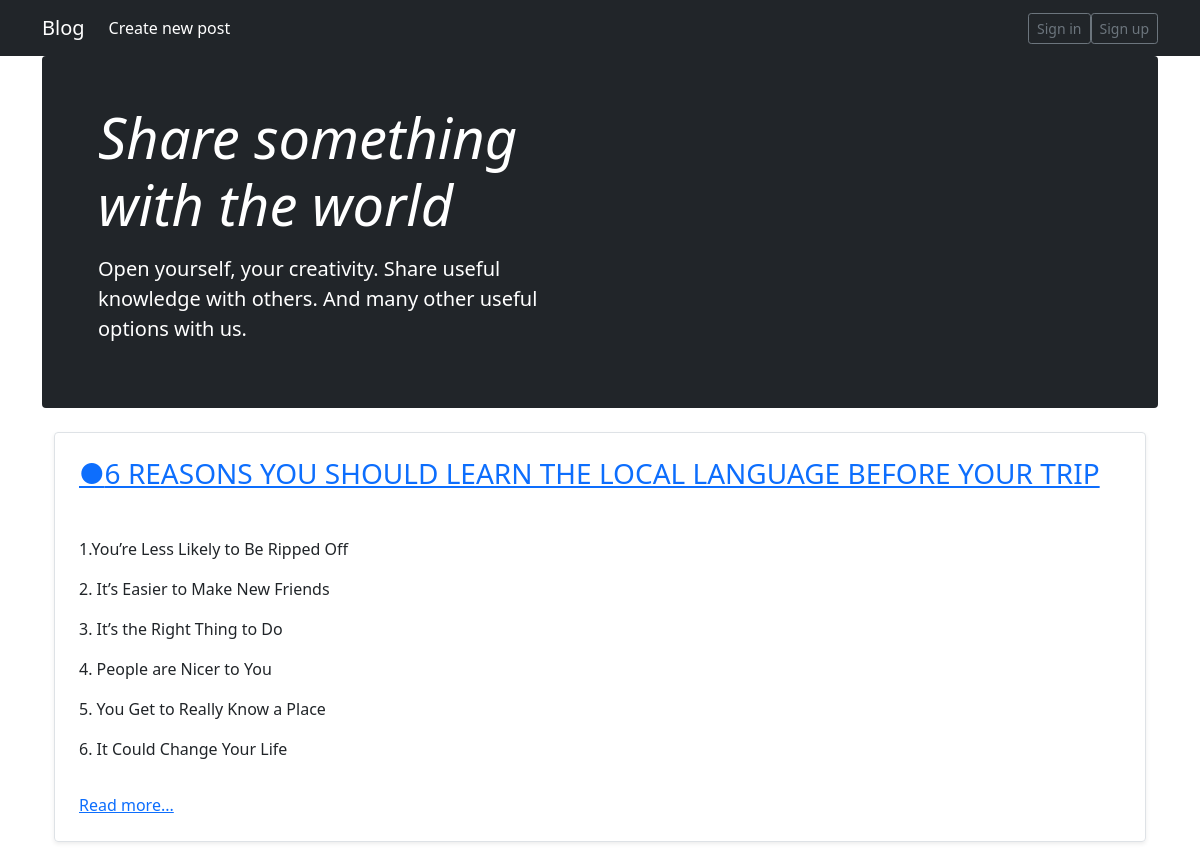
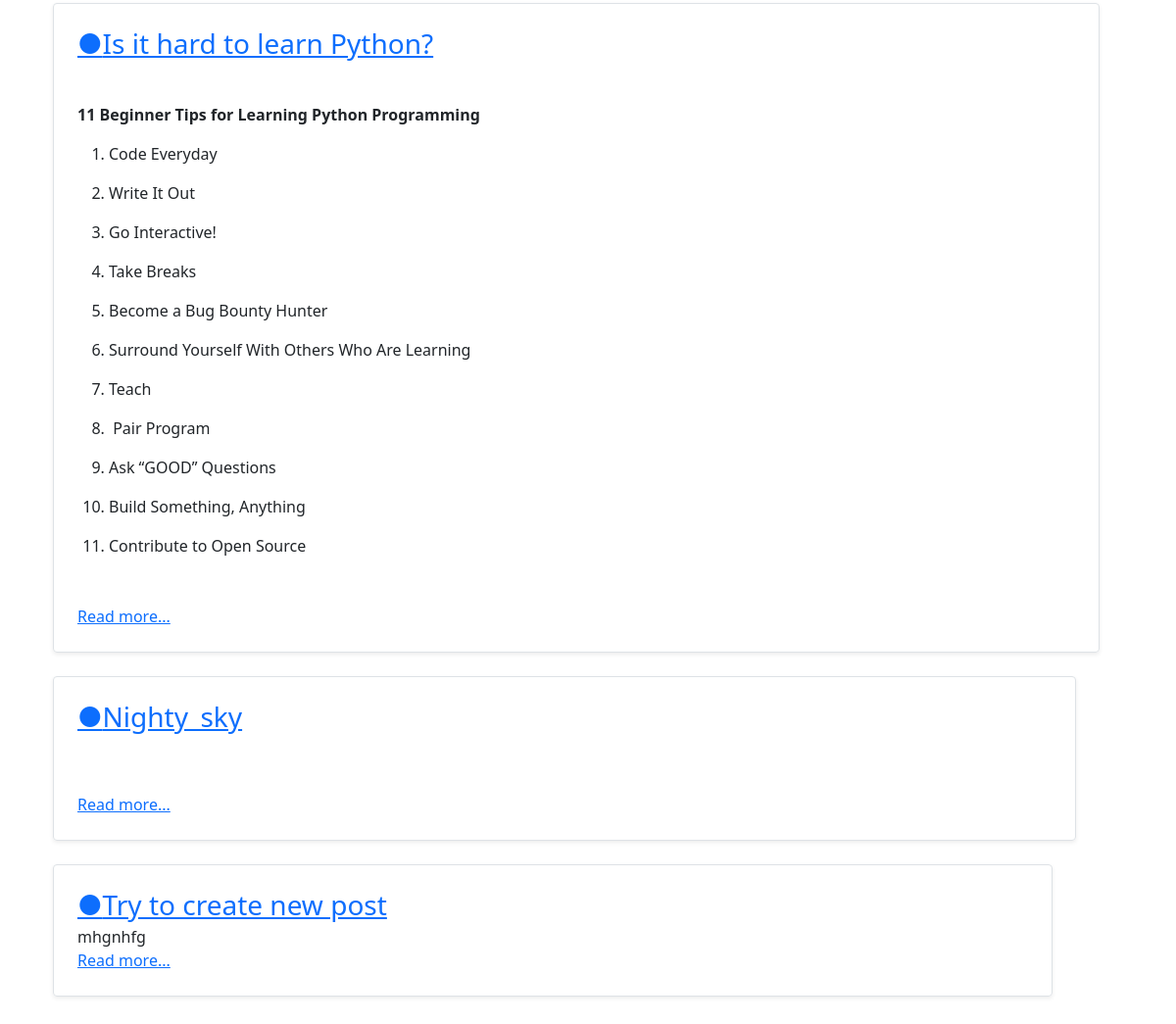
The page / on the database its author committed (2 pictures, top to bottom).
### main/models.py (models this page shows, shortened)
class Post(models.Model):
    title = models.CharField(max_length=150)
    slug = models.SlugField(null=True, blank=True)
    body = RichTextField(null=True, blank=True)
    seo_title = models.CharField(max_length=150, null=True, blank=True)
    seo_description = models.CharField(max_length=150, null=True, blank=True)

### main/views.py (the view)
# urls.py: path('', PostListView.as_view(), name='list'),
class PostListView(ListView):
    model = Post

### main/templates/main/post_list.html (shortened to what this page needs)
{% extends 'layouts/app.html' %}
{% load static %}
{% block content %}
    {% for post in object_list %}
          <div class="row mb-2">
    <div class="col-md-100">
      <div class="row g-0 border rounded overflow-hidden flex-md-row mb-4 shadow-sm h-md-250 position-relative">
        <div class="col p-4 d-flex flex-column position-static">
          <h3 class="mb-0"><a href="{% url 'posts:detail' post.slug %}"> ●{{ post.title }}</a></h3>
          <p class="card-text mb-auto">{{ post.body|safe }}</p>
            <a class="mb-0"><a href="{% url 'posts:detail' post.slug %}">Read more...</a></a>
        </div>
      </div>
    </div>
    {% endfor %}
{% endblock %}

### main/templates/layouts/app.html (shortened to what this page needs)
<!doctype html>
<html lang="en">
  <head>
    <link href="https://cdn.jsdelivr.net/npm/bootstrap@5.0.0-beta2/dist/css/bootstrap.min.css" rel="stylesheet">
  </head>
  <body>
  <div class="container-fluid bg-dark">
      <div class="container">
          <nav class="navbar navbar-expand-lg navbar-dark bg-dark">
        <a class="navbar-brand" href="{% url 'posts:list' %}"> Blog </a>
        <div class="collapse navbar-collapse" id="navbarText">
          <ul class="navbar-nav me-auto mb-2 mb-lg-0">
            <li class="nav-item">
              <a class="nav-link active" aria-current="page" href="{% url 'posts:post_create' %}">Create new post</a>
            </li>
          </ul>
          <a class="btn btn-sm btn-outline-secondary" href="{% url 'login' %}">Sign in</a>
          <a class="btn btn-sm btn-outline-secondary" href="{% url 'register' %}">Sign up</a>
        </div>
      </nav>
      </div>
  </div>
  <main class="container">
  <div class="p-5 p-md-6 mb-4 text-white rounded bg-dark">
    <div class="col-md-6 px-2">
      <h1 class="display-4 fst-italic">Share something with the world</h1>
      <p class="lead my-3">Open yourself, your creativity. Share useful knowledge with others. And many other useful options with us.</p>
    </div>
  </div>
  <div class="container">
      {% block content %}
      {% endblock %}
  </div>
  </body>
</html>

### rows shown on the page
Post: title "6 REASONS YOU SHOULD LEARN THE LOCAL LANGUAGE BEFORE YOUR TRIP", body "1.You’re Less Likely to Be Ripped Off 2. It’s Easier to Make New Friends 3. It’s the Right Thing to Do 4. People are Nicer to You 5. You Get to Really Know a Place 6. It Could Change Your Life"
Post: title "Is it hard to learn Python?", body "11 Beginner Tips for Learning Python Programming Code Everyday Write It Out Go Interactive! Take Breaks Become a Bug Bounty Hunter Surround Yourself With Others Who Are Learning Teach Pair Program Ask “GOOD” Questions Build Something, Anything Contribute to Open Source"
Post: title "Nighty_sky"
Post: title "Try to create new post", body "mhgnhfg"
